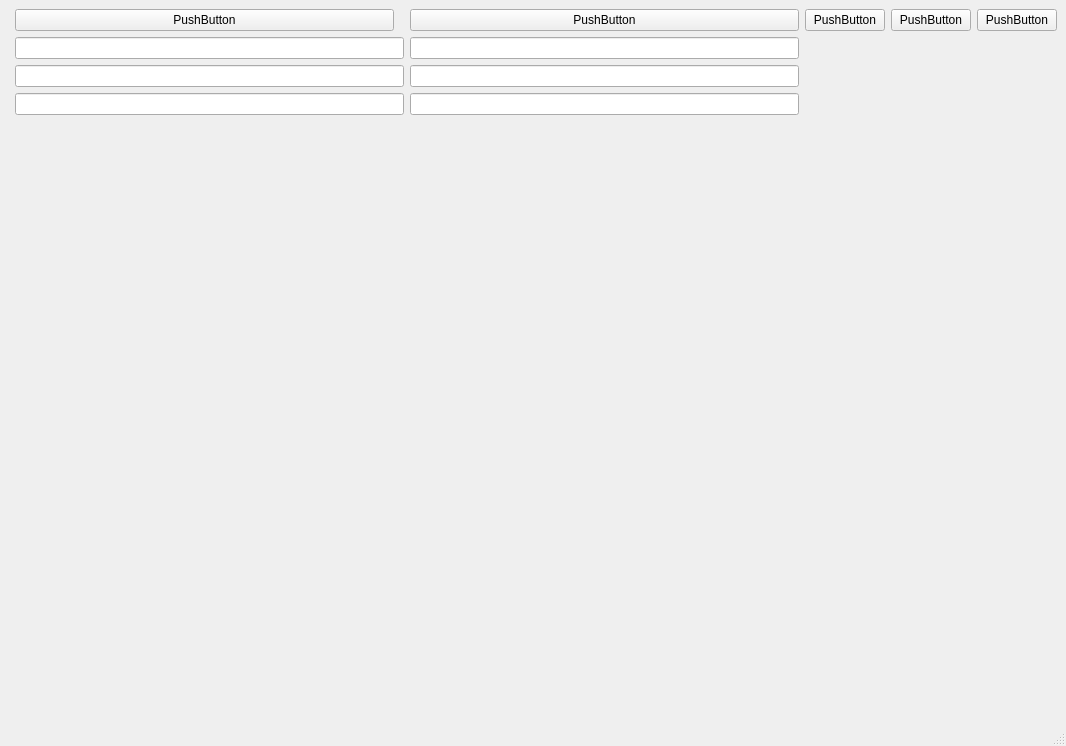
<?xml version="1.0" encoding="UTF-8"?>
<ui version="4.0">
 <class>MainWindow</class>
 <widget class="QMainWindow" name="MainWindow">
  <property name="geometry">
   <rect>
    <x>0</x>
    <y>0</y>
    <width>1066</width>
    <height>746</height>
   </rect>
  </property>
  <property name="windowTitle">
   <string>MainWindow</string>
  </property>
  <widget class="QWidget" name="centralwidget">
   <layout class="QFormLayout" name="formLayout">
    <item row="0" column="1">
     <layout class="QGridLayout" name="gridLayout">
      <item row="0" column="0">
       <widget class="QPushButton" name="pushButton">
        <property name="maximumSize">
         <size>
          <width>379</width>
          <height>16777215</height>
         </size>
        </property>
        <property name="text">
         <string>PushButton</string>
        </property>
       </widget>
      </item>
      <item row="2" column="0">
       <widget class="QLineEdit" name="lineEdit_2"/>
      </item>
      <item row="0" column="1">
       <widget class="QPushButton" name="pushButton_2">
        <property name="text">
         <string>PushButton</string>
        </property>
       </widget>
      </item>
      <item row="0" column="3">
       <widget class="QPushButton" name="pushButton_3">
        <property name="text">
         <string>PushButton</string>
        </property>
       </widget>
      </item>
      <item row="0" column="4">
       <widget class="QPushButton" name="pushButton_5">
        <property name="text">
         <string>PushButton</string>
        </property>
       </widget>
      </item>
      <item row="1" column="0">
       <widget class="QLineEdit" name="lineEdit"/>
      </item>
      <item row="0" column="2">
       <widget class="QPushButton" name="pushButton_4">
        <property name="text">
         <string>PushButton</string>
        </property>
       </widget>
      </item>
      <item row="3" column="0">
       <widget class="QLineEdit" name="lineEdit_3"/>
      </item>
      <item row="1" column="1">
       <widget class="QLineEdit" name="lineEdit_4"/>
      </item>
      <item row="2" column="1">
       <widget class="QLineEdit" name="lineEdit_5"/>
      </item>
      <item row="3" column="1">
       <widget class="QLineEdit" name="lineEdit_6"/>
      </item>
     </layout>
    </item>
   </layout>
  </widget>
  <widget class="QMenuBar" name="menubar">
   <property name="geometry">
    <rect>
     <x>0</x>
     <y>0</y>
     <width>1066</width>
     <height>30</height>
    </rect>
   </property>
  </widget>
  <widget class="QStatusBar" name="statusbar"/>
 </widget>
 <resources/>
 <connections/>
</ui>
